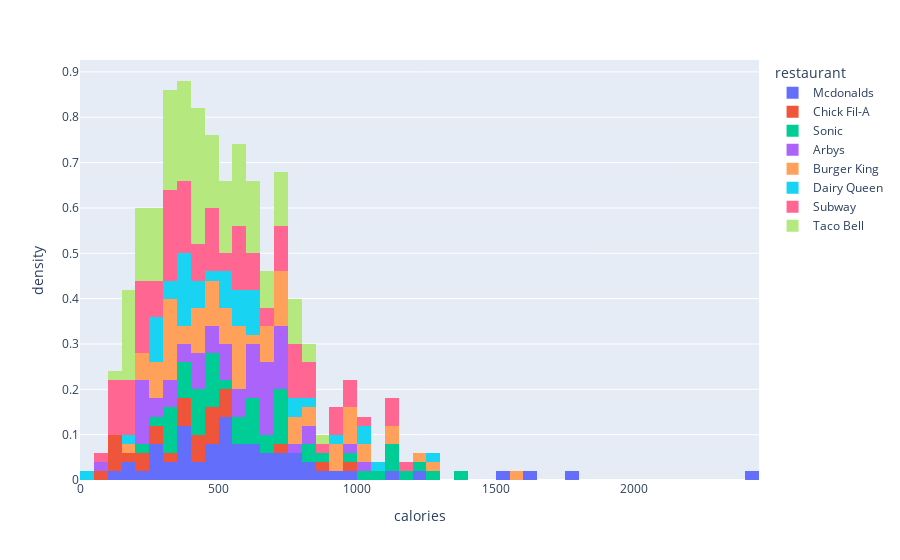

Notebook code cell kept with this figure:
### Code cell
# Lets plot a distribution of calories with for each restaurant

px.histogram(data_import, x = 'calories', color = 'restaurant', histnorm = 'density')

### Figure 1 — Plotly figure (JSON) as saved in the notebook; plotly's stock layout.template omitted (floating-point values rounded to 4 significant figures)
{"data": [{"alignmentgroup": "True", "bingroup": "x", "histnorm": "density", "hovertemplate": "restaurant=Mcdonalds<br>calories=%{x}<br>density=%{y}<extra></extra>", "legendgroup": "Mcdonalds", "marker": {"color": "#636efa", "pattern": {"shape": ""}}, "name": "Mcdonalds", "offsetgroup": "Mcdonalds", "orientation": "v", "showlegend": true, "type": "histogram", "x": [380, 840, 1130, 750, 920, 540, 300, 510, 430, 770, 380, 620, 530, 700, 250, 290, 640, 580, 740, 350, 380, 480, 580, 520, 680, 570, 530, 530, 670, 560, 730, 690, 630, 800, 370, 480, 760, 1210, 1510, 2430, 180, 270, 440, 890, 1770, 640, 960, 1600, 140, 270, 490, 190, 320, 490, 220, 350, 520], "xaxis": "x", "yaxis": "y"}, {"alignmentgroup": "True", "bingroup": "x", "histnorm": "density", "hovertemplate": "restaurant=Chick Fil-A<br>calories=%{x}<br>density=%{y}<extra></extra>", "legendgroup": "Chick Fil-A", "marker": {"color": "#EF553B", "pattern": {"shape": ""}}, "name": "Chick Fil-A", "offsetgroup": "Chick Fil-A", "orientation": "v", "showlegend": true, "type": "histogram", "x": [430, 310, 270, 120, 230, 350, 470, 500, 130, 190, 260, 390, 970, 490, 440, 70, 110, 140, 210, 430, 450, 500, 450, 540, 350, 860, 720], "xaxis": "x", "yaxis": "y"}, {"alignmentgroup": "True", "bingroup": "x", "histnorm": "density", "hovertemplate": "restaurant=Sonic<br>calories=%{x}<br>density=%{y}<extra></extra>", "legendgroup": "Sonic", "marker": {"color": "#00cc96", "pattern": {"shape": ""}}, "name": "Sonic", "offsetgroup": "Sonic", "orientation": "v", "showlegend": true, "type": "histogram", "x": [710, 640, 340, 410, 380, 450, 600, 870, 640, 650, 740, 710, 720, 800, 1280, 1120, 1130, 1220, 1120, 450, 450, 450, 610, 680, 430, 570, 450, 280, 470, 740, 1000, 1350, 380, 560, 350, 610, 970, 1080, 1190, 330, 440, 550, 730, 370, 430, 410, 340, 320, 500, 210, 830, 320], "xaxis": "x", "yaxis": "y"}, {"alignmentgroup": "True", "bingroup": "x", "histnorm": "density", "hovertemplate": "restaurant=Arbys<br>calories=%{x}<br>density=%{y}<extra></extra>", "legendgroup": "Arbys", "marker": {"color": "#ab63fa", "pattern": {"shape": ""}}, "name": "Arbys", "offsetgroup": "Arbys", "orientation": "v", "showlegend": true, "type": "histogram", "x": [330, 400, 450, 630, 650, 690, 690, 540, 650, 690, 550, 540, 360, 510, 640, 480, 710, 740, 750, 610, 300, 680, 710, 840, 240, 360, 600, 680, 550, 710, 520, 800, 620, 740, 590, 600, 430, 650, 1030, 730, 470, 980, 290, 290, 220, 210, 240, 300, 240, 200, 70, 430, 420, 230, 720], "xaxis": "x", "yaxis": "y"}, {"alignmentgroup": "True", "bingroup": "x", "histnorm": "density", "hovertemplate": "restaurant=Burger King<br>calories=%{x}<br>density=%{y}<extra></extra>", "legendgroup": "Burger King", "marker": {"color": "#FFA15A", "pattern": {"shape": ""}}, "name": "Burger King", "offsetgroup": "Burger King", "orientation": "v", "showlegend": true, "type": "histogram", "x": [1550, 1000, 330, 290, 1040, 730, 1100, 300, 520, 450, 360, 900, 580, 1220, 260, 550, 990, 940, 310, 1250, 730, 970, 1100, 770, 900, 990, 660, 760, 340, 380, 590, 720, 550, 690, 530, 670, 560, 700, 320, 450, 220, 230, 830, 440, 530, 410, 480, 730, 290, 190, 290, 950, 470, 570, 580, 430, 670, 470, 330, 310, 300, 630, 340, 410, 840, 210, 530, 410, 700, 760], "xaxis": "x", "yaxis": "y"}, {"alignmentgroup": "True", "bingroup": "x", "histnorm": "density", "hovertemplate": "restaurant=Dairy Queen<br>calories=%{x}<br>density=%{y}<extra></extra>", "legendgroup": "Dairy Queen", "marker": {"color": "#19d3f3", "pattern": {"shape": ""}}, "name": "Dairy Queen", "offsetgroup": "Dairy Queen", "orientation": "v", "showlegend": true, "type": "histogram", "x": [1000, 800, 630, 540, 570, 400, 630, 1030, 1260, 420, 390, 380, 330, 290, 350, 310, 250, 550, 1050, 760, 260, 470, 400, 640, 540, 350, 780, 580, 910, 350, 500, 640, 520, 280, 600, 350, 380, 150, 360, 280, 20, 550], "xaxis": "x", "yaxis": "y"}, {"alignmentgroup": "True", "bingroup": "x", "histnorm": "density", "hovertemplate": "restaurant=Subway<br>calories=%{x}<br>density=%{y}<extra></extra>", "legendgroup": "Subway", "marker": {"color": "#FF6692", "pattern": {"shape": ""}}, "name": "Subway", "offsetgroup": "Subway", "orientation": "v", "showlegend": true, "type": "histogram", "x": [320, 640, 430, 860, 580, 1160, 500, 1000, 180, 290, 580, 330, 660, 570, 1140, 570, 1140, 460, 920, 370, 740, 470, 940, 410, 820, 550, 1100, 480, 960, 320, 640, 200, 320, 640, 350, 700, 480, 960, 380, 760, 310, 620, 370, 740, 420, 840, 380, 760, 470, 940, 390, 780, 180, 280, 560, 280, 560, 490, 980, 150, 230, 460, 390, 780, 300, 150, 400, 330, 110, 360, 280, 150, 510, 180, 220, 230, 230, 310, 140, 140, 310, 210, 140, 200, 200, 310, 110, 110, 50, 760, 730, 810, 740, 680, 790, 820], "xaxis": "x", "yaxis": "y"}, {"alignmentgroup": "True", "bingroup": "x", "histnorm": "density", "hovertemplate": "restaurant=Taco Bell<br>calories=%{x}<br>density=%{y}<extra></extra>", "legendgroup": "Taco Bell", "marker": {"color": "#B6E880", "pattern": {"shape": ""}}, "name": "Taco Bell", "offsetgroup": "Taco Bell", "orientation": "v", "showlegend": true, "type": "histogram", "x": [540, 460, 510, 370, 550, 440, 410, 420, 390, 390, 760, 780, 740, 420, 380, 610, 610, 630, 550, 620, 630, 650, 400, 710, 650, 670, 540, 550, 570, 410, 880, 830, 820, 170, 320, 160, 200, 170, 200, 320, 350, 340, 350, 380, 320, 170, 200, 250, 320, 170, 200, 230, 200, 250, 340, 340, 370, 600, 420, 440, 600, 350, 340, 340, 150, 140, 150, 170, 490, 490, 490, 490, 570, 300, 270, 270, 710, 760, 430, 320, 260, 410, 210, 420, 430, 560, 580, 540, 480, 190, 520, 620, 380, 290, 650, 540, 270, 580, 470, 540, 270, 440, 440, 460, 180, 400, 200, 390, 520, 700, 780, 580, 780, 720, 720], "xaxis": "x", "yaxis": "y"}], "layout": {"barmode": "relative", "legend": {"title": {"text": "restaurant"}, "tracegroupgap": 0}, "margin": {"t": 60}, "xaxis": {"anchor": "y", "domain": [0, 1], "title": {"text": "calories"}}, "yaxis": {"anchor": "x", "domain": [0, 1], "title": {"text": "density"}}}}
